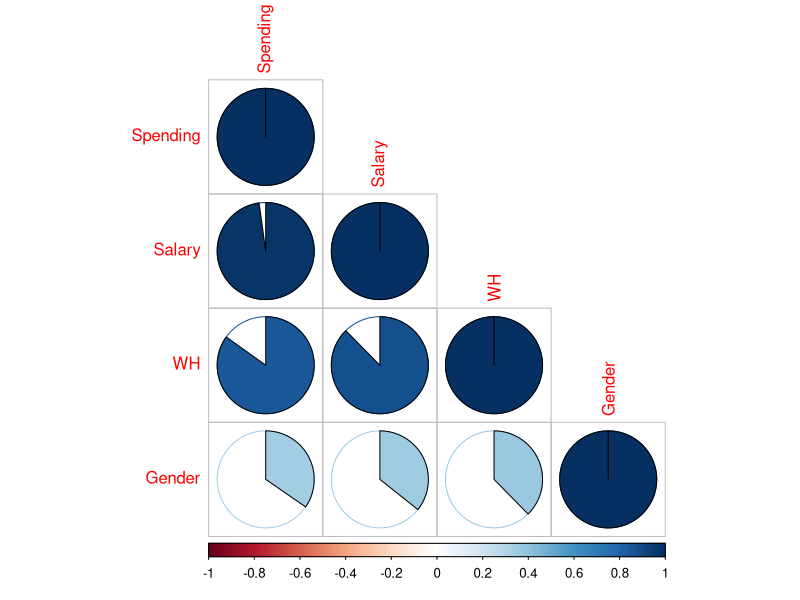
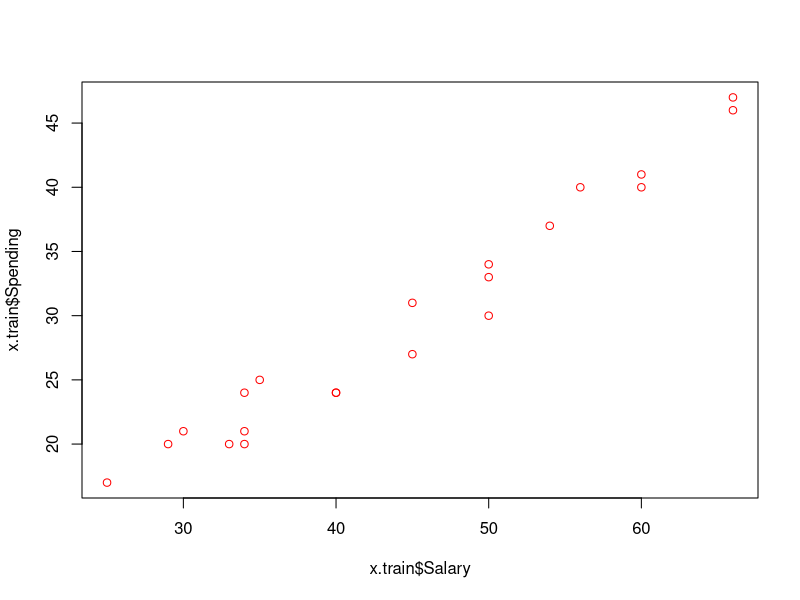
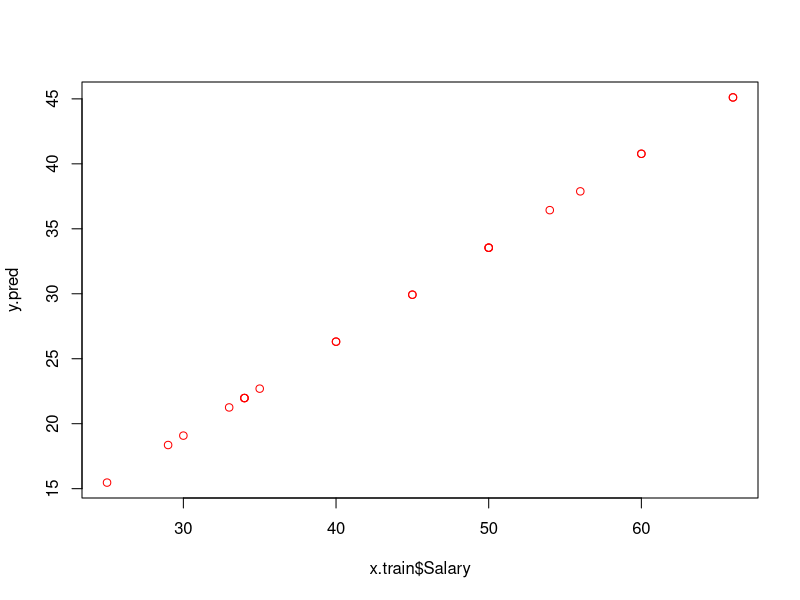

Here is the R script that generated these plots, in order:
#Chapter 1
#Supervised Learning methods
#1.Regression and Prediction############################

setwd("G:/My Drive/Spring23/ITC360/Datasets/DMSP23/DataMinigSP23")
x=read.csv("employee.csv")
View(x)
names(x)
dim(x)

##Probem: we want to predict Employee's Spending using a vector of 
#relevant predictors X, such as Salary, Gender, Working Hrs, etc.


#Step 1: check their correlation 
x.sub=data.frame(x$Spending, x$Salary, x$WrH, x$GenCode)
head(x.sub)
names(x.sub)=c("Spending", "Salary", "WH", "Gender")
View(x.sub)

x.cor=cor(x.sub)   #correlation matrix
x.cor

library(corrplot)

corrplot(x.cor, method = "pie", 
         type="lower")


##Step 2: split the dataset into training and test 

nrow(x)
0.7*30

s=sample(nrow(x), 21)
s
x.train=x[s,]
View(x.train)

x.test=x[-s,]
View(x.test)
head(x.train)

#Step 3: Construct the prediction models using x.train 
  #Step 3.1. Model 0
    #Regression and Prediction
names(x.train)
      #Predict Spending using Salary
cor(x.train$Spending, x.train$Salary)
plot(x.train$Salary, x.train$Spending, 
     col='red')

#Model0
#Y=Spending
#X=Salary

lm0=lm(Spending~Salary, data = x.train)

#Generat the predicted values for Spending using the model
y.pred=lm0$fitted.values   #we made predictions 
y.pred

plot(x.train$Salary, y.pred, 
     col='red')

#put them together

all.y=data.frame(x.train$Spending, y.pred)
View(all.y)

#use the model to predict Spending using Salary in the test dataset
#We expose our lm0 to NEW DATA and see how it does?

lm0.test=predict(lm0, x.test)
lm0.test  #these are the predicted spendings of the 9 objects in the test dataset using lm0, the model we have constructed earlier using trainin dataset


y.test=data.frame(x.test$Spending, lm0.test,x.test$Spending-lm0.test)
View(y.test)

sum(y.test$x.test.Spending...lm0.test)
###########################
##Sum of Squared Error

SSE0=sum((x.test$Spending- lm0.test)^2)
SSE0   #36.6

#Step 4: WrHr
#Add another variable

lm1=lm(Spending~Salary+WrH, data = x.train)

lm1.test=predict(lm1, x.test)
lm1.test
SSE1=sum((x.test$Spending- lm1.test)^2)
SSE1  #37.6


##Model 2
#Add another predictor: Gender

lm2=lm(Spending~Salary+WrH+GenCode, data = x.train)
lm2.test=predict(lm2, x.test)
lm2.test
SSE2=sum((x.test$Spending- lm2.test)^2)
SSE2  #40

#Step 5: Make a decision which model to go for?
#choose the best Model Based on SSE
#Hence Model0

#Model0:lm0 we use Salary to predict spending

#Next, make predictions using model 0
##Make prediction with the model
View(x)
# New employees are introduced 
#Spending of these three new employees are NOT observed
new.emp=data.frame(Salary = c(34, 50, 30))
names(new.emp)="Salary"
new.emp
pspending.new.empl=predict(lm0,new.emp)
pspending.new.empl

##the new epm spends about 21600

#Y the amount of purchase one makes when they visit an online shop
#X the time the spend on the website, Location, how many time per week they visit

#LmBest


